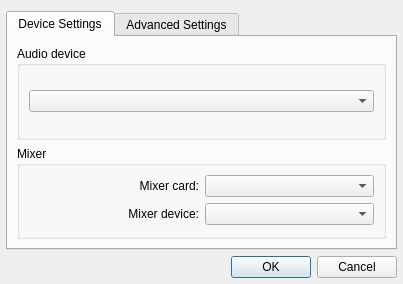
<?xml version="1.0" encoding="UTF-8"?>
<ui version="4.0">
 <class>AlsaSettingsDialog</class>
 <widget class="QDialog" name="AlsaSettingsDialog">
  <property name="geometry">
   <rect>
    <x>0</x>
    <y>0</y>
    <width>403</width>
    <height>284</height>
   </rect>
  </property>
  <property name="windowTitle">
   <string>ALSA Plugin Settings</string>
  </property>
  <layout class="QGridLayout" name="gridLayout">
   <property name="leftMargin">
    <number>6</number>
   </property>
   <property name="rightMargin">
    <number>6</number>
   </property>
   <property name="bottomMargin">
    <number>6</number>
   </property>
   <item row="0" column="0" colspan="2">
    <widget class="QTabWidget" name="tabWidget">
     <property name="currentIndex">
      <number>0</number>
     </property>
     <widget class="QWidget" name="tab">
      <attribute name="title">
       <string>Device Settings</string>
      </attribute>
      <layout class="QVBoxLayout">
       <property name="spacing">
        <number>6</number>
       </property>
       <property name="leftMargin">
        <number>9</number>
       </property>
       <property name="topMargin">
        <number>9</number>
       </property>
       <property name="rightMargin">
        <number>9</number>
       </property>
       <property name="bottomMargin">
        <number>9</number>
       </property>
       <item>
        <widget class="QGroupBox" name="groupBox">
         <property name="title">
          <string>Audio device</string>
         </property>
         <layout class="QHBoxLayout" name="horizontalLayout">
          <item>
           <widget class="QComboBox" name="deviceComboBox">
            <property name="insertPolicy">
             <enum>QComboBox::NoInsert</enum>
            </property>
           </widget>
          </item>
         </layout>
        </widget>
       </item>
       <item>
        <widget class="QGroupBox" name="groupBox_2">
         <property name="title">
          <string>Mixer</string>
         </property>
         <layout class="QGridLayout">
          <property name="leftMargin">
           <number>9</number>
          </property>
          <property name="topMargin">
           <number>9</number>
          </property>
          <property name="rightMargin">
           <number>9</number>
          </property>
          <property name="bottomMargin">
           <number>9</number>
          </property>
          <property name="spacing">
           <number>6</number>
          </property>
          <item row="0" column="1">
           <widget class="QComboBox" name="mixerCardComboBox"/>
          </item>
          <item row="0" column="0">
           <widget class="QLabel" name="label_3">
            <property name="text">
             <string>Mixer card:</string>
            </property>
            <property name="alignment">
             <set>Qt::AlignRight|Qt::AlignTrailing|Qt::AlignVCenter</set>
            </property>
           </widget>
          </item>
          <item row="1" column="0">
           <widget class="QLabel" name="label_4">
            <property name="text">
             <string>Mixer device:</string>
            </property>
            <property name="alignment">
             <set>Qt::AlignRight|Qt::AlignTrailing|Qt::AlignVCenter</set>
            </property>
           </widget>
          </item>
          <item row="1" column="1">
           <widget class="QComboBox" name="mixerDeviceComboBox"/>
          </item>
         </layout>
        </widget>
       </item>
      </layout>
     </widget>
     <widget class="QWidget" name="tab_2">
      <attribute name="title">
       <string>Advanced Settings</string>
      </attribute>
      <layout class="QVBoxLayout">
       <property name="spacing">
        <number>6</number>
       </property>
       <property name="leftMargin">
        <number>9</number>
       </property>
       <property name="topMargin">
        <number>9</number>
       </property>
       <property name="rightMargin">
        <number>9</number>
       </property>
       <property name="bottomMargin">
        <number>9</number>
       </property>
       <item>
        <widget class="QGroupBox" name="groupBox_3">
         <property name="title">
          <string>Soundcard</string>
         </property>
         <layout class="QGridLayout">
          <item row="0" column="0">
           <widget class="QLabel" name="label">
            <property name="text">
             <string>Buffer time (ms):</string>
            </property>
            <property name="alignment">
             <set>Qt::AlignRight|Qt::AlignTrailing|Qt::AlignVCenter</set>
            </property>
           </widget>
          </item>
          <item row="0" column="1">
           <widget class="QSpinBox" name="bufferSpinBox">
            <property name="minimum">
             <number>200</number>
            </property>
            <property name="maximum">
             <number>10000</number>
            </property>
            <property name="value">
             <number>500</number>
            </property>
           </widget>
          </item>
          <item row="0" column="2">
           <spacer>
            <property name="orientation">
             <enum>Qt::Horizontal</enum>
            </property>
            <property name="sizeHint" stdset="0">
             <size>
              <width>188</width>
              <height>20</height>
             </size>
            </property>
           </spacer>
          </item>
          <item row="1" column="0">
           <widget class="QLabel" name="label_2">
            <property name="text">
             <string>Period time (ms):</string>
            </property>
            <property name="alignment">
             <set>Qt::AlignRight|Qt::AlignTrailing|Qt::AlignVCenter</set>
            </property>
           </widget>
          </item>
          <item row="1" column="1">
           <widget class="QSpinBox" name="periodSpinBox">
            <property name="minimum">
             <number>20</number>
            </property>
            <property name="maximum">
             <number>5000</number>
            </property>
            <property name="value">
             <number>100</number>
            </property>
           </widget>
          </item>
          <item row="1" column="2">
           <spacer>
            <property name="orientation">
             <enum>Qt::Horizontal</enum>
            </property>
            <property name="sizeHint" stdset="0">
             <size>
              <width>188</width>
              <height>20</height>
             </size>
            </property>
           </spacer>
          </item>
          <item row="2" column="0" colspan="3">
           <widget class="QCheckBox" name="mmapCheckBox">
            <property name="text">
             <string>Use mmap access</string>
            </property>
           </widget>
          </item>
          <item row="4" column="1">
           <spacer>
            <property name="orientation">
             <enum>Qt::Vertical</enum>
            </property>
            <property name="sizeHint" stdset="0">
             <size>
              <width>60</width>
              <height>81</height>
             </size>
            </property>
           </spacer>
          </item>
          <item row="3" column="0" colspan="3">
           <widget class="QCheckBox" name="pauseCheckBox">
            <property name="text">
             <string>Use snd_pcm_pause function</string>
            </property>
           </widget>
          </item>
         </layout>
        </widget>
       </item>
      </layout>
     </widget>
    </widget>
   </item>
   <item row="1" column="0">
    <spacer>
     <property name="orientation">
      <enum>Qt::Horizontal</enum>
     </property>
     <property name="sizeHint" stdset="0">
      <size>
       <width>191</width>
       <height>20</height>
      </size>
     </property>
    </spacer>
   </item>
   <item row="1" column="1">
    <widget class="QDialogButtonBox" name="buttonBox">
     <property name="sizePolicy">
      <sizepolicy hsizetype="Maximum" vsizetype="Fixed">
       <horstretch>0</horstretch>
       <verstretch>0</verstretch>
      </sizepolicy>
     </property>
     <property name="standardButtons">
      <set>QDialogButtonBox::Cancel|QDialogButtonBox::Ok</set>
     </property>
    </widget>
   </item>
  </layout>
 </widget>
 <resources/>
 <connections>
  <connection>
   <sender>buttonBox</sender>
   <signal>accepted()</signal>
   <receiver>AlsaSettingsDialog</receiver>
   <slot>accept()</slot>
   <hints>
    <hint type="sourcelabel">
     <x>270</x>
     <y>284</y>
    </hint>
    <hint type="destinationlabel">
     <x>130</x>
     <y>281</y>
    </hint>
   </hints>
  </connection>
  <connection>
   <sender>buttonBox</sender>
   <signal>rejected()</signal>
   <receiver>AlsaSettingsDialog</receiver>
   <slot>reject()</slot>
   <hints>
    <hint type="sourcelabel">
     <x>377</x>
     <y>286</y>
    </hint>
    <hint type="destinationlabel">
     <x>152</x>
     <y>301</y>
    </hint>
   </hints>
  </connection>
 </connections>
</ui>
